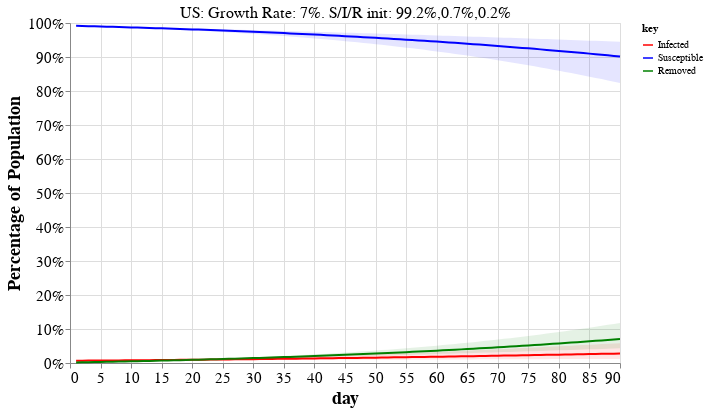

The notebook cell this image was saved under:
### Markdown cell above
<a id='examples'></a>

## Interactive plot of Model predictions

For top 30 countries by estimated new cases.

> Tip: Choose a country from the drop-down menu to see the calculations used in the tables above and the dynamics of the model.

### Code cell
#hide_input
sir_plot_countries = df.sort_values('Cases.new.est', ascending=False).head(30).index
_, debug_dfs = helper.table_with_projections(debug_countries=sir_plot_countries)

df_alt = pd.concat([d.reset_index() for d in debug_dfs], axis=0)
overview_helpers.altair_sir_plot(df_alt, sir_plot_countries[0])

### Figure 1 — Vega-Lite specification as saved in the notebook (floating-point values rounded to 4 significant figures; data arrays with more than 128 entries replaced by an {"elided": "..."} marker saying what was removed)
{"config": {"view": {"continuousWidth": 400, "continuousHeight": 300}, "axis": {"grid": true, "labelFontSize": 15, "titleFontSize": 18}, "title": {"fontSize": 20}}, "layer": [{"mark": "line", "encoding": {"color": {"type": "nominal", "field": "key", "scale": {"domain": ["Infected", "Susceptible", "Removed"], "range": ["red", "blue", "green"]}}, "x": {"type": "quantitative", "field": "day"}, "y": {"type": "quantitative", "axis": {"format": "%", "title": "Percentage of Population"}, "field": "value"}}, "selection": {"Select": {"type": "single", "fields": ["country"], "init": {"country": "US"}, "bind": {"input": "select", "options": ["Algeria", "Bangladesh", "Belarus", "Belgium", "Brazil", "Canada", "Dominican Republic", "Ecuador", "Egypt", "France", "Germany", "India", "Indonesia", "Iran", "Ireland", "Italy", "Japan", "Mexico", "Netherlands", "Peru", "Poland", "Portugal", "Romania", "Russia", "Spain", "Sweden", "Switzerland", "Turkey", "US", "United Kingdom"]}}}, "transform": [{"fold": ["Infected", "Susceptible", "Removed"]}]}, {"layer": [{"layer": [{"mark": {"type": "area", "color": "red", "opacity": 0.1}, "encoding": {"x": {"type": "quantitative", "field": "day"}, "y": {"type": "quantitative", "field": "Infected\\.max"}, "y2": {"field": "Infected\\.min"}}}, {"mark": {"type": "area", "color": "blue", "opacity": 0.1}, "encoding": {"x": {"type": "quantitative", "field": "day"}, "y": {"type": "quantitative", "field": "Susceptible\\.max"}, "y2": {"field": "Susceptible\\.min"}}}]}, {"mark": {"type": "area", "color": "green", "opacity": 0.1}, "encoding": {"x": {"type": "quantitative", "field": "day"}, "y": {"type": "quantitative", "field": "Removed\\.max"}, "y2": {"field": "Removed\\.min"}}}]}, {"data": {"name": "data-cfb873dc64766a4523de1a643ac97ad4"}, "mark": {"type": "text", "dx": 0, "dy": -180, "size": 16}, "encoding": {"text": {"type": "nominal", "field": "title"}}, "transform": [{"filter": {"selection": "Select"}}]}], "data": {"name": "data-c87d7285c8db8f9ab48cced95e23ea05"}, "height": 340, "transform": [{"filter": {"selection": "Select"}}], "width": 550, "$schema": "https://vega.github.io/schema/vega-lite/v4.8.1.json", "datasets": {"data-c87d7285c8db8f9ab48cced95e23ea05": {"elided": "2700 records"}, "data-cfb873dc64766a4523de1a643ac97ad4": [{"country": "US", "title": "US: Growth Rate: 7%. S/I/R init: 99.2%,0.7%,0.2%"}, {"country": "United Kingdom", "title": "United Kingdom: Growth Rate: 9%. S/I/R init: 97.8%,1.8%,0.4%"}, {"country": "France", "title": "France: Growth Rate: 4%. S/I/R init: 97.8%,1.7%,0.5%"}, {"country": "Spain", "title": "Spain: Growth Rate: 3%. S/I/R init: 96.7%,2.2%,1.1%"}, {"country": "Italy", "title": "Italy: Growth Rate: 3%. S/I/R init: 97.2%,1.6%,1.2%"}, {"country": "Belgium", "title": "Belgium: Growth Rate: 6%. S/I/R init: 96.5%,2.6%,0.9%"}, {"country": "Turkey", "title": "Turkey: Growth Rate: 11%. S/I/R init: 99.8%,0.2%,0.0%"}, {"country": "Netherlands", "title": "Netherlands: Growth Rate: 5%. S/I/R init: 98.3%,1.2%,0.5%"}, {"country": "Brazil", "title": "Brazil: Growth Rate: 9%. S/I/R init: 99.9%,0.1%,0.0%"}, {"country": "Iran", "title": "Iran: Growth Rate: 3%. S/I/R init: 99.5%,0.3%,0.2%"}, {"country": "Germany", "title": "Germany: Growth Rate: 3%. S/I/R init: 99.7%,0.2%,0.1%"}, {"country": "Peru", "title": "Peru: Growth Rate: 19%. S/I/R init: 99.8%,0.2%,0.0%"}, {"country": "India", "title": "India: Growth Rate: 11%. S/I/R init: 100.0%,0.0%,0.0%"}, {"country": "Sweden", "title": "Sweden: Growth Rate: 6%. S/I/R init: 99.0%,0.7%,0.3%"}, {"country": "Ecuador", "title": "Ecuador: Growth Rate: 16%. S/I/R init: 99.7%,0.3%,0.1%"}, {"country": "Canada", "title": "Canada: Growth Rate: 6%. S/I/R init: 99.8%,0.2%,0.1%"}, {"country": "Mexico", "title": "Mexico: Growth Rate: 11%. S/I/R init: 100.0%,0.0%,0.0%"}, {"country": "Ireland", "title": "Ireland: Growth Rate: 11%. S/I/R init: 99.0%,0.8%,0.2%"}, {"country": "Indonesia", "title": "Indonesia: Growth Rate: 9%. S/I/R init: 100.0%,0.0%,0.0%"}, {"country": "Russia", "title": "Russia: Growth Rate: 16%. S/I/R init: 100.0%,0.0%,0.0%"}, {"country": "Bangladesh", "title": "Bangladesh: Growth Rate: 29%. S/I/R init: 100.0%,0.0%,0.0%"}, {"country": "Portugal", "title": "Portugal: Growth Rate: 6%. S/I/R init: 99.5%,0.4%,0.1%"}, {"country": "Switzerland", "title": "Switzerland: Growth Rate: 3%. S/I/R init: 98.9%,0.6%,0.4%"}, {"country": "Romania", "title": "Romania: Growth Rate: 7%. S/I/R init: 99.8%,0.2%,0.0%"}, {"country": "Dominican Republic", "title": "Dominican Republic: Growth Rate: 9%. S/I/R init: 99.8%,0.2%,0.0%"}, {"country": "Poland", "title": "Poland: Growth Rate: 7%. S/I/R init: 99.9%,0.1%,0.0%"}, {"country": "Belarus", "title": "Belarus: Growth Rate: 23%. S/I/R init: 99.9%,0.1%,0.0%"}, {"country": "Algeria", "title": "Algeria: Growth Rate: 5%. S/I/R init: 99.9%,0.1%,0.0%"}, {"country": "Japan", "title": "Japan: Growth Rate: 12%. S/I/R init: 100.0%,0.0%,0.0%"}, {"country": "Egypt", "title": "Egypt: Growth Rate: 7%. S/I/R init: 100.0%,0.0%,0.0%"}]}}
